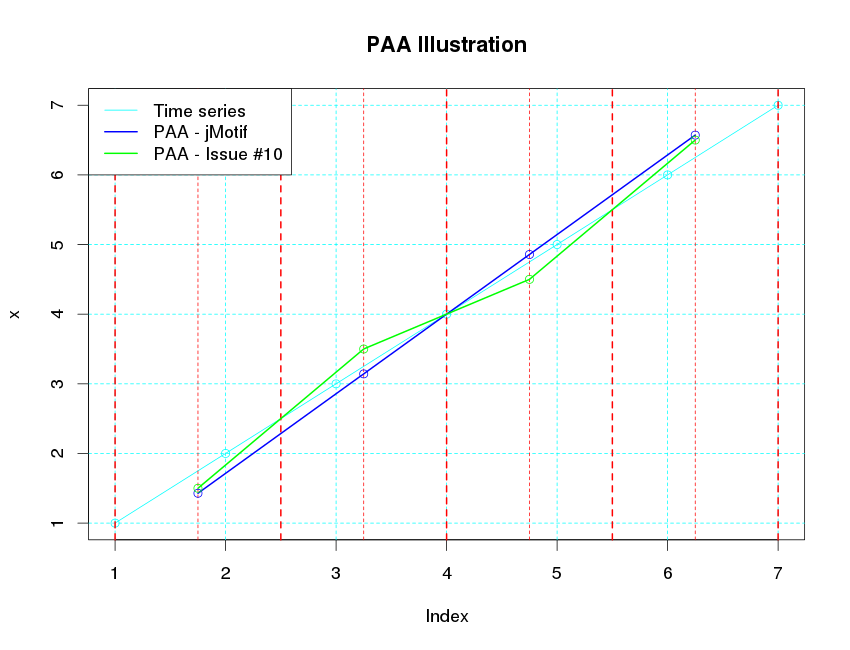

Reproduce this figure in R.
install.packages("devtools")
library(devtools)
install_github('jMotif/jmotif-R')
library("jmotif")

png(filename = "issues/Issue10.png", width = 850, height = 650, units = "px", pointsize = 18,
    bg = "white", type = c("cairo", "cairo-png", "Xlib", "quartz"), antialias="subpixel")

x <- c(1,2,3,4,5,6,7)
paa4 <- paa(x,4)
plot(x, type="l", col="cyan", main="PAA Illustration"); points(x, col="cyan")
abline(h=x, lty=2, col="cyan"); abline(v=c(1:7), lty=2, col="cyan")
abline(v=c(1, 1+6/4, 1+12/4, 1+18/4, 1+24/4), lty=2, lwd=2, col="red")

abline(v=c(1+6/8, 1+18/8, 1+30/8, 1+42/8), lty=2, col="red")

lines(x=c(1+6/8, 1+18/8, 1+30/8, 1+42/8), y=paa4, type="l", col="blue", lwd=2)
points(x=c(1+6/8, 1+18/8, 1+30/8, 1+42/8), y=paa4, col="blue")

lines(x=c(1+6/8, 1+18/8, 1+30/8, 1+42/8), y=c(1.5, 3.5, 4.5, 6.5), type="l", col="green", lwd=2)
points(x=c(1+6/8, 1+18/8, 1+30/8, 1+42/8), y=c(1.5, 3.5, 4.5, 6.5), col="green")

legend("topleft", c("Time series", "PAA - jMotif", "PAA - Issue #10"), lty=c(1,1,1),lwd=c(1,2,2),col=c("cyan","blue", "green"))

dev.off()
